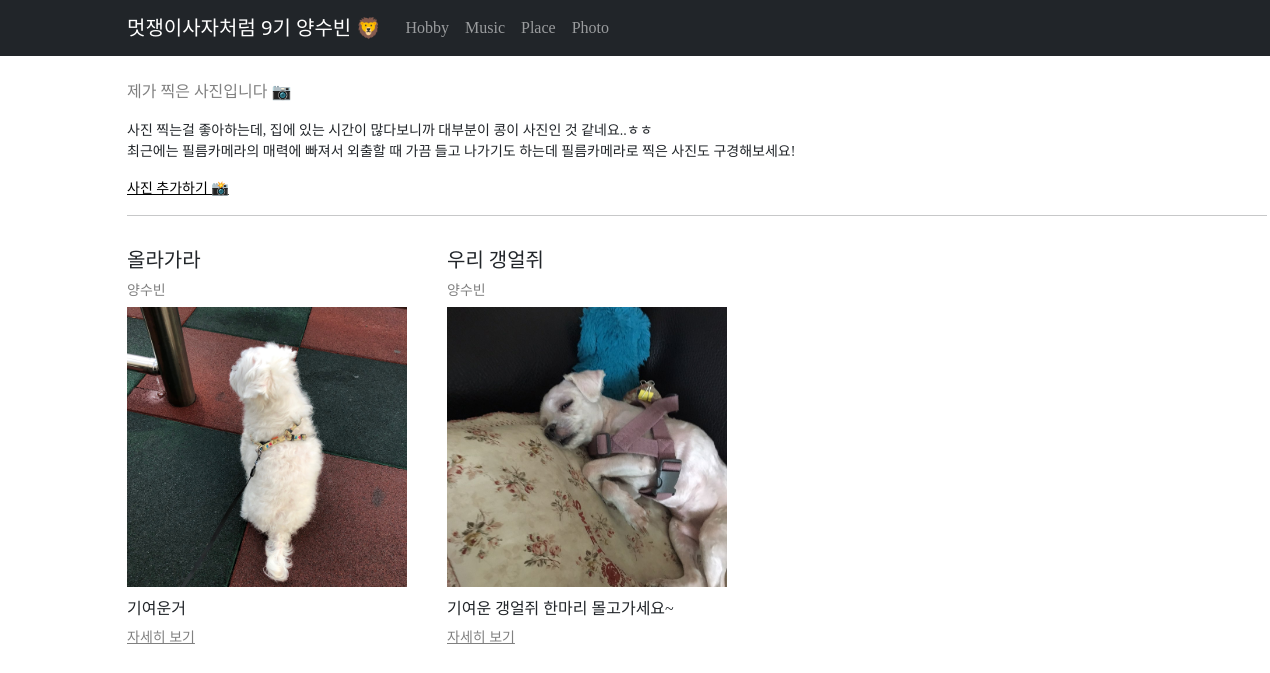
Before: /photo/ with the older database file.
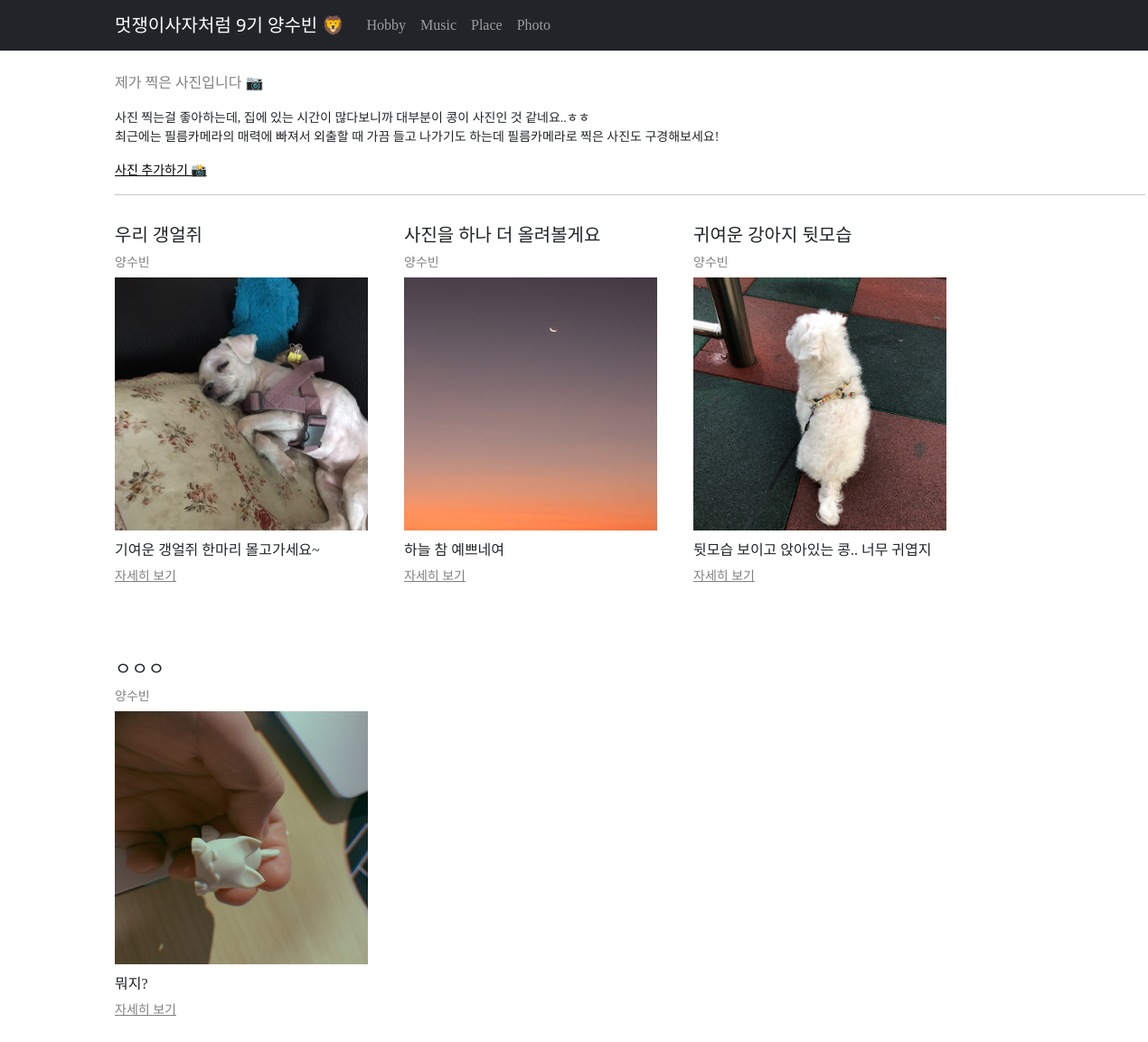
After: the same page with the newer database file.
### subin/models.py (models this page shows, shortened)
class Photo(models.Model):
    title = models.CharField(max_length=200)
    writer = models.CharField(max_length=100)
    pub_date = models.DateTimeField()
    image = models.ImageField(upload_to='images/', blank=True, null = True)
    body = models.TextField()
    def summary(self):
        return self.body[:24]

### subin/views.py (the view)
# urls.py: path('photo/', views.photo, name="photo"),
def photo(request):
    photos = Photo.objects.all()
    return render(request, "photo.html", {'photos':photos})

### subin/templates/photo.html (shortened to what this page needs)
{% extends 'base.html' %}
{% block contents %}
<div class="mainbox">
    <p>제가 찍은 사진입니다 📷  </p>
    <p class="subtext">사진 찍는걸 좋아하는데, 집에 있는 시간이 많다보니까 대부분이 콩이 사진인 것 같네요..ㅎㅎ
        <br>최근에는 필름카메라의 매력에 빠져서 외출할 때 가끔 들고 나가기도 하는데 필름카메라로 찍은 사진도 구경해보세요!</p>
    <a href="{% url 'new' %}" class="addBtn">사진 추가하기 📸</a>
    <hr>
    <div class="content">
            {% for photo in photos %}
            <div class="photobox">
                <h4 class="title">{{photo.title}}</h4>
                <p class="writer">{{photo.writer}}</p>
                {% if photo.image %}
                <img src="{{photo.image.url}}" width=280 height=280 alt="photo_image" class="photo">
                {% endif %}
                {{photo.summary}}
                <a href="{% url 'detail' photo.id %}" class="moreBtn">자세히 보기</a><br>
            </div>
            {% endfor %}
    </div>
</div>
{% endblock %}

Changed rows visible on the page:
removed Photo: title "올라가라", writer "양수빈", image (picture), summary "기여운거"
added Photo: title "사진을 하나 더 올려볼게요", writer "양수빈", image (picture), summary "하늘 참 예쁘네여"
added Photo: title "귀여운 강아지 뒷모습", writer "양수빈", image (picture), summary "뒷모습 보이고 앉아있는 콩.. 너무 귀엽지"
added Photo: title "ㅇㅇㅇ", writer "양수빈", image (picture), summary "뭐지?"
